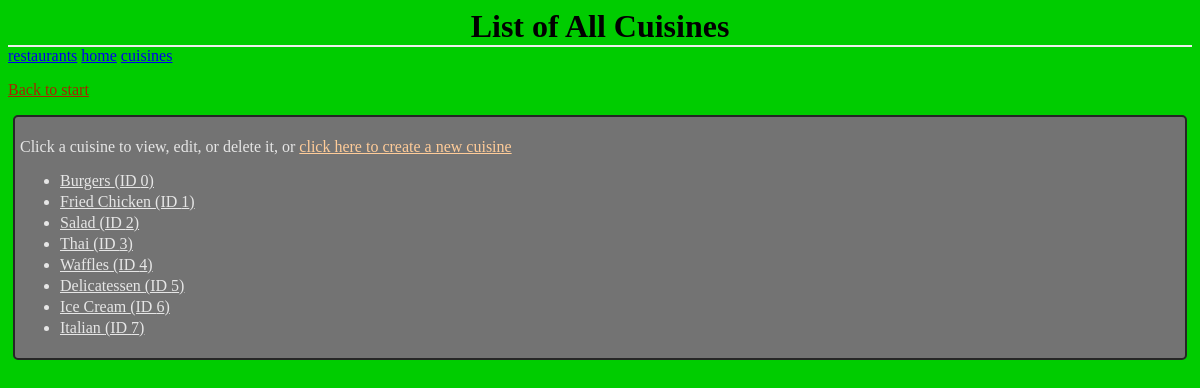
Page /cuisines/ on the committed database.
### database_setup.py (models this page shows, shortened)
class Cuisine(Base):
	__tablename__ = 'cuisine'
	id = Column(Integer, primary_key=True)
	name = Column(String(80), nullable=False, unique=True)

### project.py (the view)
@app.route('/cuisines/')
def cuisines():
        cuisines = RestaurantManager.getCuisines()
        return render_template("Cuisines.html",
                               cuisines=cuisines)

### RestaurantManager.py (called while the page is built)
def getRestaurantDBSession():
    engine = create_engine('sqlite:///restaurants.db')
    Base.metadata.bind = engine
    DBSession = sessionmaker(bind=engine)
    session = DBSession()
    return session

def getCuisines(onlyPopular=False):
    session = getRestaurantDBSession()
    if onlyPopular:
        numPerCuisine = session.query(Restaurant.foodType,
                        func.count(Restaurant.foodType).label('No')).\
                        group_by(Restaurant.foodType).all()
        cuisines = []
        for cuisine in numPerCuisine:
            if cuisine.No > 3:
                cuisines.append(cuisine)
    else:
        cuisines  = session.query(Cuisine).order_by(Cuisine.id).all()
    session.close()
    return cuisines

### templates/Cuisines.html (shortened to what this page needs)
<html>
<head>
	<link rel=stylesheet type=text/css href="{{url_for('static',
											           filename='Cuisines.css')}}">
</head>
<body>
	<h1 class='header'>
		List of All Cuisines
	</h1>
	<div class='homeLinks'>
		<a href="{{url_for('restaurants')}}">restaurants</a>
		<a href="{{url_for('restaurantManagerIndex')}}">home</a>
		<a href="{{url_for('cuisines')}}">cuisines</a>
	</div>
	<p>
		<a class='backLink' href="{{url_for('restaurantManagerIndex')}}">
			Back to start
		</a>
	</p>
	<div class='list'>
	<p>
		Click a cuisine to view, edit, or delete it, or
		<a class='actionLink' href="{{url_for('addCuisine')}}">
			click here to create a new cuisine
		</a>
	</p>
	<ul>
	{% for c in cuisines %}
	{% if c.id != -1: %}
		<li>
			<a class='forwardLink' href="{{url_for('cuisine',
							 	cuisine_id=c.id)}}">
				{{c.name}} (ID {{c.id}})
			</a>
		</li>
	{% endif %}
	{% endfor %}
	</ul>
	</div>
</body>
</html>

### static/Cuisines.css (style rules this page uses)
body { font-family: serif; background-color: #00cc00 }
li { margin: 0 0 3px 0; }
.header { left: 50%; text-align: center; font-family: 'Georgia', serif; border-bottom: 2px solid #eee; margin: 0; }
.list { border: 2px solid; border-radius: 5px; padding: 5px; margin: 5px; border-color: #262626; background-color: #737373; color: #e6e6e6; }
.backLink { color: #a52600; }
.actionLink { color: #ffcc99; }
.forwardLink { color: #e6e6e6; }

### rows in the picture
Cuisine: name "Burgers", id "0"
Cuisine: name "Fried Chicken", id "1"
Cuisine: name "Salad", id "2"
Cuisine: name "Thai", id "3"
Cuisine: name "Waffles", id "4"
Cuisine: name "Delicatessen", id "5"
Cuisine: name "Ice Cream", id "6"
Cuisine: name "Italian", id "7"
